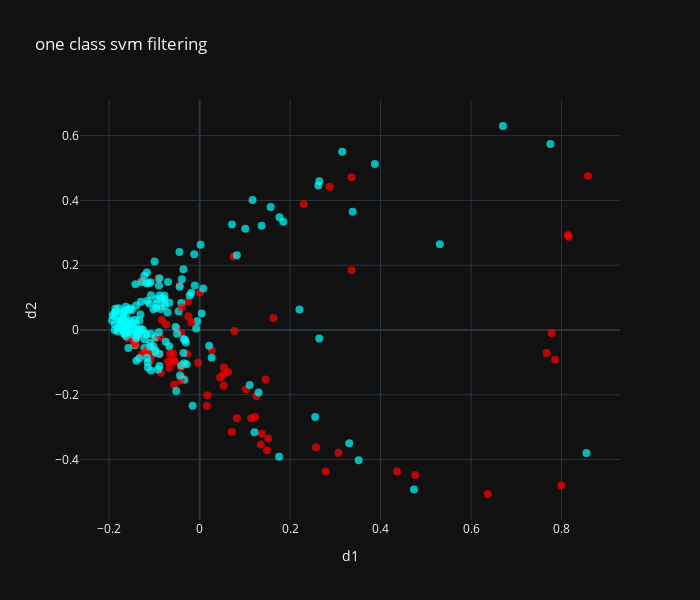

Notebook code for this chart:
### Code cell
from sklearn.svm import OneClassSVM

def outliers_svm(X):
    svm = OneClassSVM(nu=0.3, kernel="rbf", gamma=0.01)
    y_pred = svm.fit_predict(X)
    return y_pred == -1

svm_outliers = outliers_svm(data)
render_results(X,y,scaler,svm_outliers,"one class svm filtering")

### Figure 1 — Plotly figure (JSON) as saved in the notebook; plotly's stock layout.template omitted (floating-point values rounded to 4 significant figures; data arrays with more than 128 entries replaced by an {"elided": "..."} marker saying what was removed)
{"data": [{"marker": {"color": {"elided": "256 str values"}, "opacity": 0.7, "size": 8}, "mode": "markers", "type": "scatter", "x": {"elided": "256 float values"}, "y": {"elided": "256 float values"}}], "layout": {"height": 600, "title": {"text": "one class svm filtering"}, "width": 700, "xaxis": {"title": {"text": "d1"}}, "yaxis": {"title": {"text": "d2"}}}}
